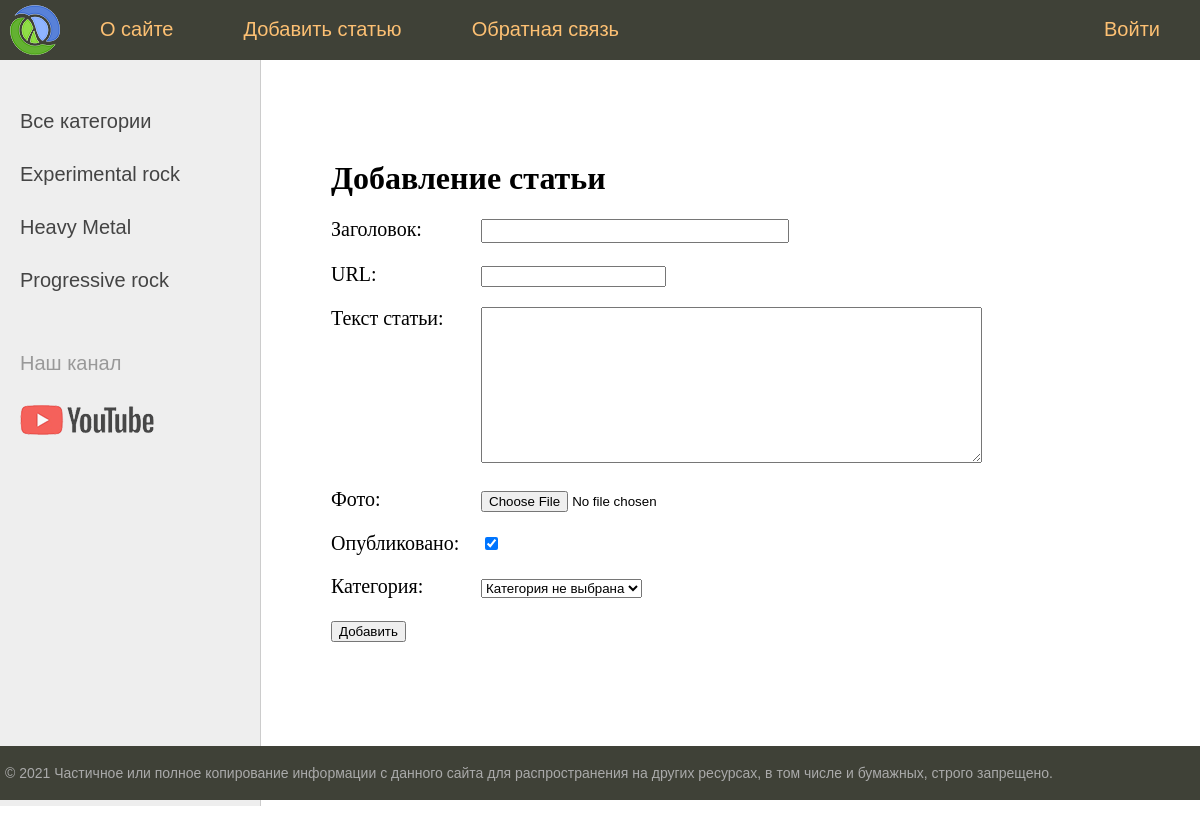
/add_page/, run on the app's committed database.
### women/models.py (models this page shows)
class Category(models.Model):
    name = models.CharField(max_length=100, db_index=True, verbose_name="Имя")
    slug = models.SlugField(max_length=25, unique=True, db_index=True, verbose_name="URL")
    def __str__(self):
        return self.name
    def get_absolute_url(self):
        return reverse('category', kwargs={'cat_slug': self.slug})
    class Meta:
        verbose_name = "Категория"
        verbose_name_plural = "Категории"
        ordering = ['id']

### women/views.py (the view)
# urls.py: path('add_page/', AddPage.as_view(), name='add_page'),
class AddPage(CreateView):
    form_class = AddPostForm
    template_name = "women/addpage.html"
    def get_context_data(self, *, object_list=None, **kwargs):
        context = super().get_context_data(**kwargs)
        context['title'] = "Добавление статьи"
        context['menu'] = menu
        return context

### women/forms.py (shortened to what this page needs)
class AddPostForm(forms.ModelForm):
    def __init__(self, *args, **kwargs):
        super().__init__(*args, **kwargs)
        self.fields['cat'].empty_label = "Категория не выбрана"
    class Meta:
        model = Women
        fields = ["title", "slug", "content", "photo", "is_published", "cat"]
        widgets = {
            'title': forms.TextInput(attrs={'class': 'form-input'}),
            'content': forms.Textarea(attrs={'cols': 60, 'rows': 10})
        }

### women/templatetags/woman_tags.py (called while the page is built)
@register.inclusion_tag('women/list_categories.html')
def show_categories(sort=None, cat_selected=0):
    if not sort:
        cats = Category.objects.all()
    else:
        cats = Category.objects.order_by(sort)
    return {"cats": cats, "cat_selected": cat_selected}

### women/templates/women/addpage.html (shortened to what this page needs)
{% extends 'women/base.html' %}
{% block content %}
<h1>{{title}}</h1>
<form action="{% url 'add_page' %}" method="post" enctype="multipart/form-data">
    {% for f in form %}
        <p><label for="{{ f.id_for_label}}" class="form-label">{{ f.label}}: </label>{{ f }}</p>
    {% endfor %}
    <button type="submit">Добавить</button>
</form>
{% endblock %}

### women/templates/women/list_categories.html
{% for c in cats %}
	{% if c.pk == cat_selected %}
		<li class="selected">{{c.name}}</li>
	{% else %}
		<li><a href="{{ c.get_absolute_url }}">{{c.name}}</a></li>
	{% endif %}
{% endfor %}

### women/static/women/css/styles.css (style rules this page uses)
html, body { font-family: 'Arial'; margin: 0; padding: 0; height: 100%; width: 100%; color: #444; }
a { color: #0059b2; text-decoration: none; }
.left-chapters ul li { margin: 30px 0 0 0; color: #999; }
.left-chapters ul li a { color: #444; text-decoration: none; }
.content-text h1 { font-size: 32px; }
.form-input { width: 300px; font-size: 16px; }
.form-label { display: inline-block; min-width: 150px; vertical-align: top; }

### data on the page
Category: name "Experimental rock"
Category: name "Heavy Metal"
Category: name "Progressive rock"

### other printed values
{{ m.title }} "О сайте" "Добавить статью" "Обратная связь"
{{ m.title }} "Войти"
{{ title }} "Добавление статьи"
{{ f.label }} "Заголовок" "URL" "Текст статьи" "Фото" "Опубликовано" "Категория"
